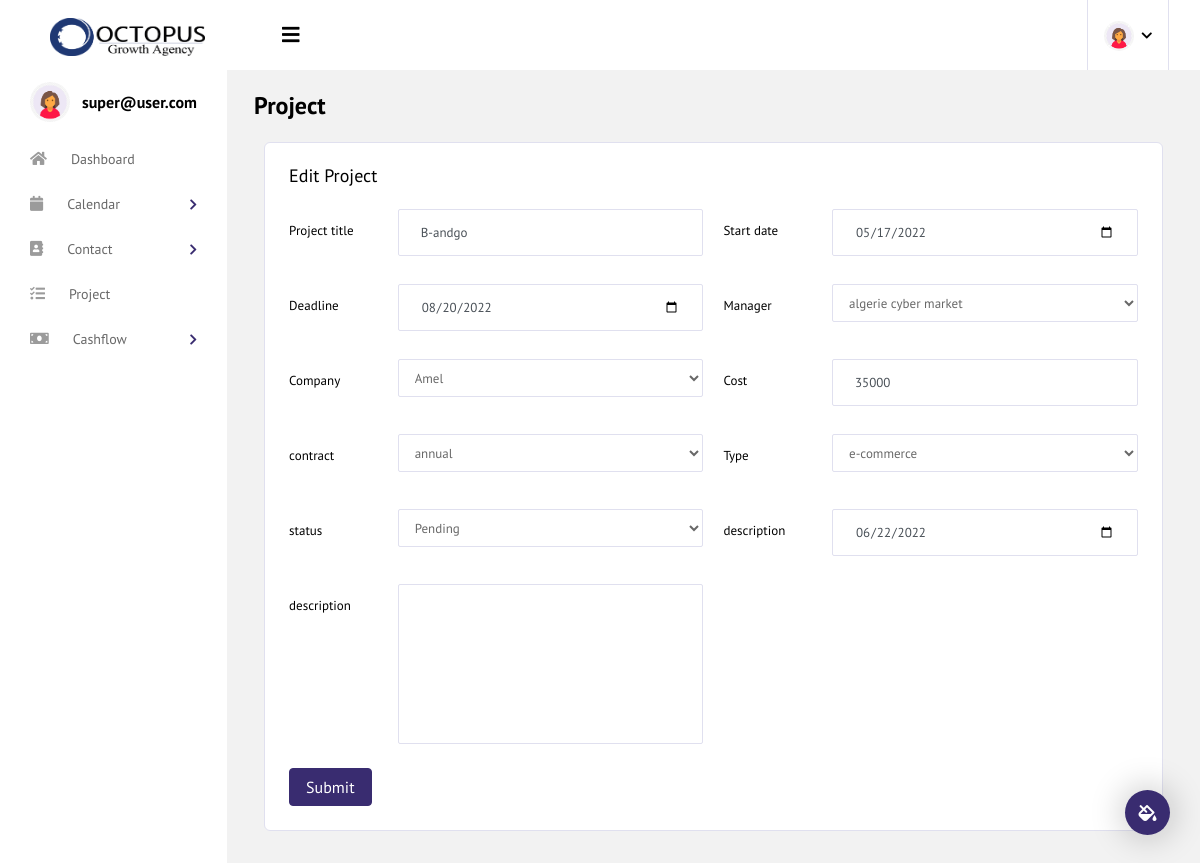
The page /project/editproject/5/ (signed in) on the database as committed earlier.
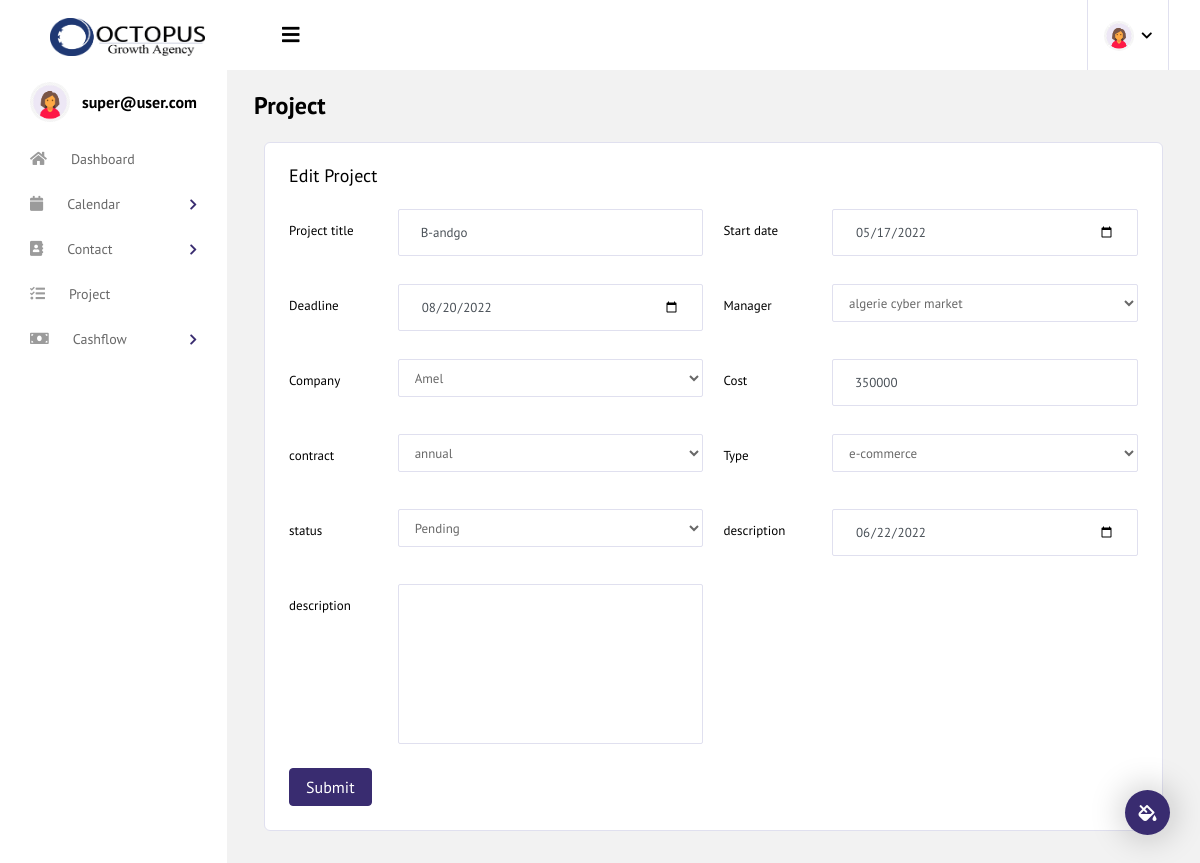
The same page on the database as committed later.
### project/models.py (models this page shows, shortened)
class Project (models.Model):
    name                    = models.CharField(max_length=254)
    company                 = models.ForeignKey(Company, on_delete=models.CASCADE, verbose_name="client", related_name="projects")
    manager                 = models.ForeignKey(Employee, blank=True, null=True, on_delete=models.CASCADE) #####??????
    cost                    = models.DecimalField(max_digits=20 , decimal_places=0, default=0)
    started_date            = models.DateField(blank=True, null=True)
    deadline                = models.DateField(blank=True, null=True)
    project_type            = models.CharField(choices=PROJECT_TYPE_CHOICES, max_length=2, blank=True, null=True)
    contract                = models.CharField(choices=CONTRACT_TYPE_CHOICES, max_length=2, blank=True, null=True)
    contract_expiration     = models.DateField(blank=True, null=True)
    status                  = models.CharField(choices=STATUS_TYPE_CHOICES, max_length=2, blank=True, null=True)
    description             = tinymce_models.HTMLField( blank=True, null=True)
    created     = models.DateTimeField(auto_now_add=True)
    updated     = models.DateTimeField(auto_now=True)

### contact/models.py (models this page shows, shortened)
class Company(models.Model):
    name                = models.CharField(max_length=250)
    industry            = models.CharField(max_length=100, blank=True, null=True)
    annual_revenue      = models.DecimalField(max_digits=20 , decimal_places=0, blank=True, null=True)
    email               = models.EmailField(max_length=254,  blank=True, null=True)
    mobile              = models.CharField(max_length=13,  blank=True, null=True)
    website             = models.URLField(max_length=250, blank=True, null=True)
    adress              = models.CharField(max_length=250,  blank=True, null=True)
    rc_code             = models.CharField( max_length=150, null=True, blank=True)
    art_code            = models.CharField(max_length=150, null=True, blank=True)
    nif_code            = models.CharField( max_length=150, null=True, blank=True)
    nis_code            = models.CharField( max_length=150, null=True, blank=True)
    responsible_person  = models.CharField(max_length=100,  blank=True, null=True)
    source              = models.CharField(max_length=250, blank=True, null=True)
    company_type        = models.CharField(choices=COMPANY_TYPE_CHOICES, max_length=2, blank=True, null=True)
    project_type        = models.CharField(choices=PROJECT_TYPE_CHOICES, max_length=2, blank=True, null=True)
    logo                = models.ImageField(upload_to='companies/', null=True, blank=True)
    collab_start        = models.DateField(blank=True, null=True)
    created             = models.DateField(auto_now=True)
    updated             = models.DateField(auto_now_add=True)
    def __str__(self):
        return self.name

class Employee(models.Model):
    name         = models.CharField(max_length=254)
    company      = models.ForeignKey(Company, blank=True, null=True, on_delete=models.CASCADE)
    decision     = models.CharField(choices=DECISION_TYPE_CHOICES, max_length=2, blank=True, null=True)
    mobile       = models.CharField(max_length=13, blank=True, null=True)
    email        = models.EmailField(max_length=254, blank=True, null=True)
    address      = models.CharField(max_length=250, blank=True, null=True)
    source       = models.CharField( max_length=250, blank=True, null=True)
    project_type = models.CharField(choices=PROJECT_TYPE_CHOICES, max_length=2, blank=True, null=True)
    collab_start = models.DateField(blank=True, null=True)
    created      = models.DateField(auto_now=True)
    updated      = models.DateField(auto_now_add=True)
    def __str__(self):
        return self.name

### project/views.py (the view, shortened to what this page needs)
# urls.py: path('editproject/<int:pk>/', login_required(ProjectUpdateView.as_view()), name="editproject"),
class ProjectUpdateView(RedirectPermissionRequiredMixin,SuccessMessageMixin, UpdateView):
    model = Project
    form_class= AddProjectForm
    template_name = 'project_edit.html'
    success_message = "Project updated successfully."
    permission_required= 'project.change_project'
    success_url = reverse_lazy('project:projectlist')
    def get_context_data(self, **kwargs):
        context = super(ProjectUpdateView, self).get_context_data(**kwargs)
        context["companies"] = Company.objects.all()
        context["employees"] = Employee.objects.all()
        return context

### project/forms.py
class AddProjectForm(ModelForm) :
    class Meta:
        model = Project
        fields = '__all__'

### project/templates/project_edit.html (shortened to what the changed rows need)
{% extends "base.html" %}
{% load static %}
{% block content %}
      <div class="content-wrapper">
          <div class="col-12 grid-margin">
            <div class="card">
              <div class="card-body">
                <form action="{% url 'project:editproject' project.pk %}" method="post"  class="form-sample">
                                    <div class="row">
                                        <div class="col-md-6">
                                          <div class="form-group row">
                                            <div class="col-sm-9">
                                              <input  type="text" name="name"  id="id_name"  required="" class="form-control"  value="{{project.name}}">
                                            </div>
                                          </div>
                                        </div>
                                        <div class="col-md-6">
                                          <div class="form-group row">
                                            <div class="col-sm-9">
                                              <input type="date" name="started_date"  id="id_started_date" required="" maxlength="200" class="form-control"  value="{{project.started_date|date:'Y-m-d'}}">
                                            </div>
                                          </div>
                                        </div>
                                    </div>
                                    <div class="row">
                                      <div class="col-md-6">
                                        <div class="form-group row">
                                          <div class="col-sm-9">
                                          <input type="date" name="deadline"   id="id_deadline" required=""  maxlength="200" class="form-control" value="{{project.deadline|date:'Y-m-d'}}">
                                          </div>
                                        </div>
                                      </div>
                                      <div class="col-md-6">
                                          <div class="form-group row">
                                            <div class="col-sm-9">
                                              <select name="manager" id="id_manager" class="form-control select bg-white">
                                                <option value="{{project.company}}"selected="">{{project.company}}</option>
                                              </select>
                                            </div>
                                          </div>
                                      </div>
                                    </div>
                                    <div class="row">
                                      <div class="col-md-6">
                                        <div class="form-group row">
                                          <div class="col-sm-9">
                                            <select class="form-control"  name="company" id="id_company">
                                            <option value="{{project.manager}}"selected="">{{project.manager}}</option>
                                            </select>
                                          </div>
                                        </div>
                                      </div>
                                      <div class="col-md-6">
                                        <div class="form-group row">
                                          <div class="col-sm-9">
                                          <input type="number" name="cost"   id="id_cost" required=""  maxlength="200" class="form-control" value="{{project.cost}}">
                                          </div>
                                        </div>
                                      </div>
                                    </div>
                                    <div class="row">
                                        <div class="col-md-6">
                                          <div class="form-group row">
                                            <div class="col-sm-9">
                                              <select class="form-control"  name="contract" id="id_contract">
                                                <option value="{{project.contract}}"selected="">{{project.get_contract_display}}</option>
                                              </select>
                                            </div>
                                          </div>
                                        </div>
                                        <div class="col-md-6">
                                          <div class="form-group row">
                                            <div class="col-sm-9">
                                              <select class="form-control"  name="project_type" id="id_project_type">
                                                <option value="{{project.project_type}}"selected="">{{project.get_project_type_display}}</option>
                                              </select>
                                          </div>
                                        </div>
                                    </div>
                                  </div>
                              <div class="row">
                                  <div class="col-md-6">
                                    <div class="form-group row">
                                      <div class="col-sm-9">
                                        <select class="form-control"  name="status" id="id_status" >
                                          <option value="{{project.status}}"selected="">{{project.get_status_display}}</option>
                                        </select>
                                      </div>
                                    </div>
                                  </div>
                                  <div class="col-md-6">
                                    <div class="form-group row">
                                        <div class="col-sm-9">
                                          <input type="date" name="contract_expiration"  id="id_contract_expiration" value="{{project.contract_expiration|date:'Y-m-d'}}" required maxlength="200" class="form-control">
                                        </div>
                                    </div>
                                  </div>
                              </div>
                      </form>
              </div>
            </div>
          </div>
        </div>
  </div>
  {% endblock content %}

Rows that differ between the two databases and show on the page:
changed Project "B-andgo": cost "35000" → "350000"
